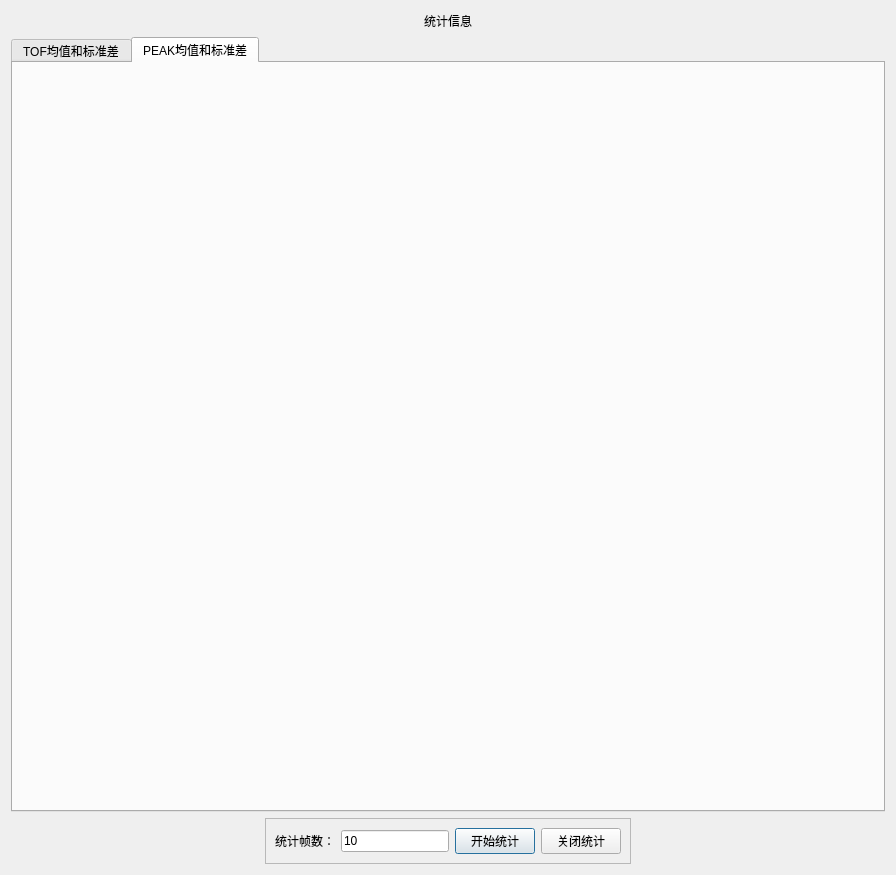
<?xml version="1.0" encoding="UTF-8"?>
<ui version="4.0">
 <class>statisticsDialog</class>
 <widget class="QDialog" name="statisticsDialog">
  <property name="geometry">
   <rect>
    <x>0</x>
    <y>0</y>
    <width>896</width>
    <height>875</height>
   </rect>
  </property>
  <property name="windowTitle">
   <string>统计信息界面</string>
  </property>
  <property name="windowIcon">
   <iconset>
    <normaloff>icon_1.png</normaloff>icon_1.png</iconset>
  </property>
  <layout class="QGridLayout" name="gridLayout_4">
   <item row="0" column="0">
    <layout class="QHBoxLayout" name="horizontalLayout_2">
     <item>
      <spacer name="horizontalSpacer">
       <property name="orientation">
        <enum>Qt::Horizontal</enum>
       </property>
       <property name="sizeHint" stdset="0">
        <size>
         <width>258</width>
         <height>20</height>
        </size>
       </property>
      </spacer>
     </item>
     <item>
      <widget class="QLabel" name="label_2">
       <property name="styleSheet">
        <string notr="true">font: 16pt &quot;黑体&quot;;</string>
       </property>
       <property name="text">
        <string>统计信息</string>
       </property>
      </widget>
     </item>
     <item>
      <spacer name="horizontalSpacer_2">
       <property name="orientation">
        <enum>Qt::Horizontal</enum>
       </property>
       <property name="sizeHint" stdset="0">
        <size>
         <width>258</width>
         <height>20</height>
        </size>
       </property>
      </spacer>
     </item>
    </layout>
   </item>
   <item row="1" column="0">
    <widget class="QTabWidget" name="tabWidget">
     <property name="currentIndex">
      <number>1</number>
     </property>
     <widget class="QWidget" name="tab">
      <attribute name="title">
       <string>TOF均值和标准差</string>
      </attribute>
      <layout class="QGridLayout" name="gridLayout_2">
       <item row="0" column="0">
        <widget class="QWidget" name="tofMean_widget" native="true">
         <property name="maximumSize">
          <size>
           <width>16777215</width>
           <height>16777215</height>
          </size>
         </property>
         <property name="styleSheet">
          <string notr="true"/>
         </property>
        </widget>
       </item>
       <item row="1" column="0">
        <widget class="QWidget" name="tofStd_widget" native="true">
         <property name="minimumSize">
          <size>
           <width>0</width>
           <height>340</height>
          </size>
         </property>
         <property name="maximumSize">
          <size>
           <width>16777215</width>
           <height>16777215</height>
          </size>
         </property>
         <property name="styleSheet">
          <string notr="true"/>
         </property>
        </widget>
       </item>
      </layout>
     </widget>
     <widget class="QWidget" name="tab_2">
      <attribute name="title">
       <string>PEAK均值和标准差</string>
      </attribute>
      <layout class="QGridLayout" name="gridLayout_3">
       <item row="0" column="0">
        <widget class="QWidget" name="peakMean_widget" native="true">
         <property name="styleSheet">
          <string notr="true"/>
         </property>
        </widget>
       </item>
       <item row="1" column="0">
        <widget class="QWidget" name="peakStd_widget" native="true">
         <property name="styleSheet">
          <string notr="true"/>
         </property>
        </widget>
       </item>
      </layout>
     </widget>
    </widget>
   </item>
   <item row="2" column="0">
    <layout class="QHBoxLayout" name="horizontalLayout_3">
     <item>
      <spacer name="horizontalSpacer_3">
       <property name="orientation">
        <enum>Qt::Horizontal</enum>
       </property>
       <property name="sizeHint" stdset="0">
        <size>
         <width>148</width>
         <height>20</height>
        </size>
       </property>
      </spacer>
     </item>
     <item>
      <widget class="QFrame" name="frame">
       <property name="frameShape">
        <enum>QFrame::StyledPanel</enum>
       </property>
       <property name="frameShadow">
        <enum>QFrame::Raised</enum>
       </property>
       <layout class="QGridLayout" name="gridLayout">
        <item row="0" column="0">
         <layout class="QHBoxLayout" name="horizontalLayout">
          <item>
           <widget class="QLabel" name="label">
            <property name="text">
             <string>统计帧数：</string>
            </property>
           </widget>
          </item>
          <item>
           <widget class="QLineEdit" name="frame_lineEdit">
            <property name="text">
             <string>10</string>
            </property>
           </widget>
          </item>
         </layout>
        </item>
        <item row="0" column="1">
         <widget class="QPushButton" name="start_pushButton">
          <property name="text">
           <string>开始统计</string>
          </property>
         </widget>
        </item>
        <item row="0" column="2">
         <widget class="QPushButton" name="start_pushButton_2">
          <property name="text">
           <string>关闭统计</string>
          </property>
         </widget>
        </item>
       </layout>
      </widget>
     </item>
     <item>
      <spacer name="horizontalSpacer_4">
       <property name="orientation">
        <enum>Qt::Horizontal</enum>
       </property>
       <property name="sizeHint" stdset="0">
        <size>
         <width>198</width>
         <height>20</height>
        </size>
       </property>
      </spacer>
     </item>
    </layout>
   </item>
  </layout>
 </widget>
 <resources/>
 <connections/>
</ui>
